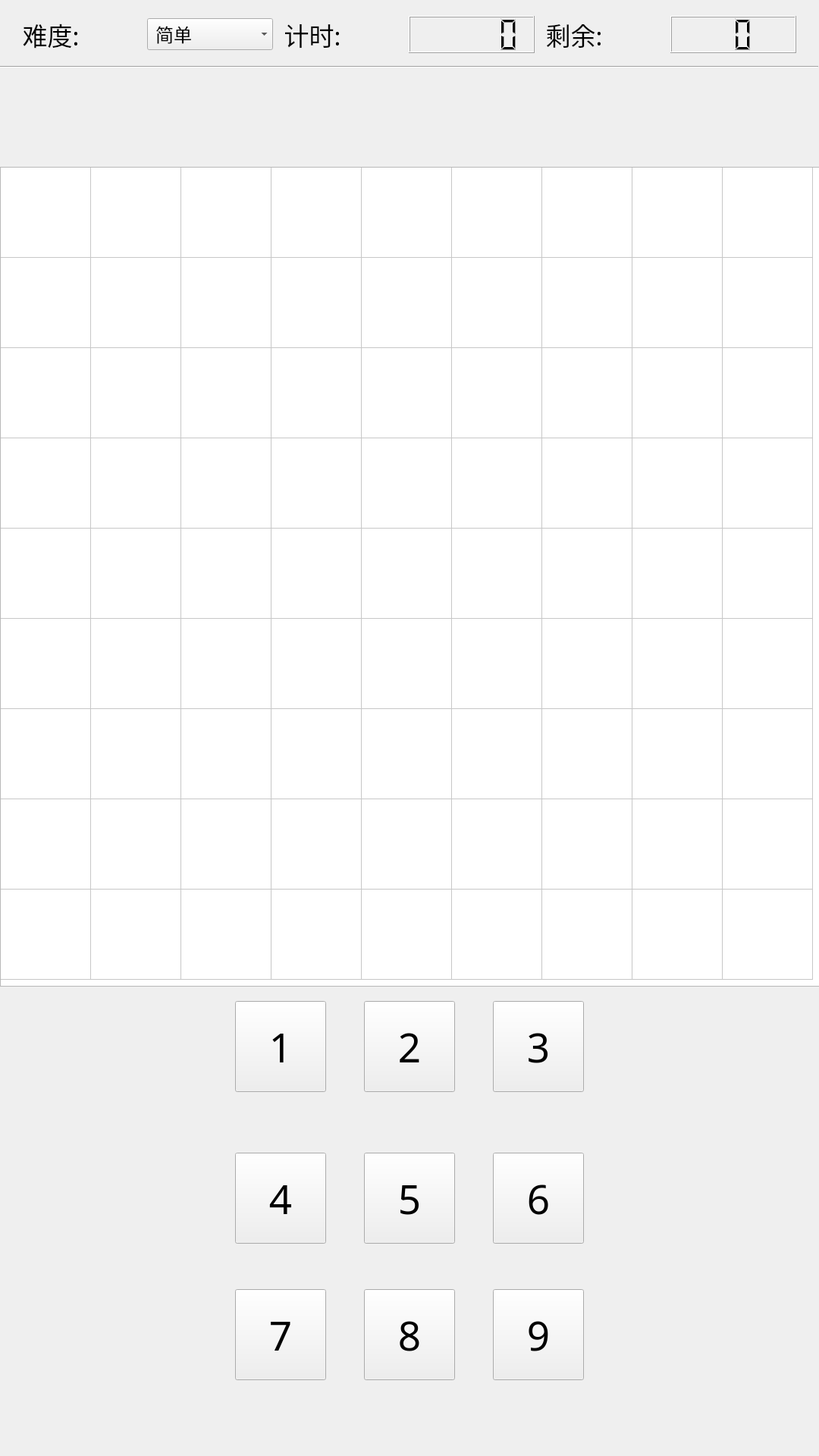
<?xml version="1.0" encoding="UTF-8"?>
<ui version="4.0">
 <class>MainWindow</class>
 <widget class="QMainWindow" name="MainWindow">
  <property name="geometry">
   <rect>
    <x>0</x>
    <y>0</y>
    <width>1080</width>
    <height>1920</height>
   </rect>
  </property>
  <property name="font">
   <font>
    <pointsize>13</pointsize>
    <weight>50</weight>
    <bold>false</bold>
   </font>
  </property>
  <property name="windowTitle">
   <string>Sudoku</string>
  </property>
  <widget class="QWidget" name="centralWidget">
   <widget class="QTableWidget" name="tableWidget">
    <property name="geometry">
     <rect>
      <x>0</x>
      <y>220</y>
      <width>1081</width>
      <height>1081</height>
     </rect>
    </property>
    <property name="alternatingRowColors">
     <bool>false</bool>
    </property>
    <property name="rowCount">
     <number>9</number>
    </property>
    <property name="columnCount">
     <number>9</number>
    </property>
    <attribute name="horizontalHeaderVisible">
     <bool>false</bool>
    </attribute>
    <attribute name="horizontalHeaderDefaultSectionSize">
     <number>119</number>
    </attribute>
    <attribute name="horizontalHeaderMinimumSectionSize">
     <number>28</number>
    </attribute>
    <attribute name="verticalHeaderVisible">
     <bool>false</bool>
    </attribute>
    <attribute name="verticalHeaderDefaultSectionSize">
     <number>119</number>
    </attribute>
    <row/>
    <row/>
    <row/>
    <row/>
    <row/>
    <row/>
    <row/>
    <row/>
    <row/>
    <column/>
    <column/>
    <column/>
    <column/>
    <column/>
    <column/>
    <column/>
    <column/>
    <column/>
    <item row="1" column="0">
     <property name="text">
      <string/>
     </property>
    </item>
   </widget>
   <widget class="QPushButton" name="newGameButton">
    <property name="geometry">
     <rect>
      <x>10</x>
      <y>100</y>
      <width>100</width>
      <height>100</height>
     </rect>
    </property>
    <property name="focusPolicy">
     <enum>Qt::WheelFocus</enum>
    </property>
    <property name="toolTip">
     <string/>
    </property>
    <property name="text">
     <string/>
    </property>
    <property name="icon">
     <iconset theme=":/NewGameIcon" resource="res.qrc">
      <normaloff>:/NewGameIcon</normaloff>
      <disabledoff>:/NewGameIcon</disabledoff>:/NewGameIcon</iconset>
    </property>
    <property name="iconSize">
     <size>
      <width>90</width>
      <height>90</height>
     </size>
    </property>
    <property name="default">
     <bool>false</bool>
    </property>
    <property name="flat">
     <bool>true</bool>
    </property>
   </widget>
   <widget class="QPushButton" name="clearButton">
    <property name="geometry">
     <rect>
      <x>290</x>
      <y>100</y>
      <width>100</width>
      <height>100</height>
     </rect>
    </property>
    <property name="text">
     <string/>
    </property>
    <property name="icon">
     <iconset resource="res.qrc">
      <normaloff>:/ClearIcon</normaloff>:/ClearIcon</iconset>
    </property>
    <property name="iconSize">
     <size>
      <width>90</width>
      <height>90</height>
     </size>
    </property>
    <property name="default">
     <bool>false</bool>
    </property>
    <property name="flat">
     <bool>true</bool>
    </property>
   </widget>
   <widget class="QPushButton" name="hintButton">
    <property name="geometry">
     <rect>
      <x>560</x>
      <y>100</y>
      <width>100</width>
      <height>100</height>
     </rect>
    </property>
    <property name="text">
     <string/>
    </property>
    <property name="icon">
     <iconset resource="res.qrc">
      <normaloff>:/HintIcon</normaloff>:/HintIcon</iconset>
    </property>
    <property name="iconSize">
     <size>
      <width>90</width>
      <height>90</height>
     </size>
    </property>
    <property name="default">
     <bool>false</bool>
    </property>
    <property name="flat">
     <bool>true</bool>
    </property>
   </widget>
   <widget class="QPushButton" name="checkAnsButton">
    <property name="geometry">
     <rect>
      <x>700</x>
      <y>100</y>
      <width>100</width>
      <height>100</height>
     </rect>
    </property>
    <property name="text">
     <string/>
    </property>
    <property name="icon">
     <iconset resource="res.qrc">
      <normaloff>:/CheckAnsIcon</normaloff>:/CheckAnsIcon</iconset>
    </property>
    <property name="iconSize">
     <size>
      <width>90</width>
      <height>90</height>
     </size>
    </property>
    <property name="default">
     <bool>false</bool>
    </property>
    <property name="flat">
     <bool>true</bool>
    </property>
   </widget>
   <widget class="Line" name="line">
    <property name="geometry">
     <rect>
      <x>0</x>
      <y>80</y>
      <width>1079</width>
      <height>16</height>
     </rect>
    </property>
    <property name="orientation">
     <enum>Qt::Horizontal</enum>
    </property>
   </widget>
   <widget class="QPushButton" name="helpButton">
    <property name="geometry">
     <rect>
      <x>830</x>
      <y>100</y>
      <width>100</width>
      <height>100</height>
     </rect>
    </property>
    <property name="text">
     <string/>
    </property>
    <property name="icon">
     <iconset resource="res.qrc">
      <normaloff>:/HelpIcon</normaloff>:/HelpIcon</iconset>
    </property>
    <property name="iconSize">
     <size>
      <width>90</width>
      <height>90</height>
     </size>
    </property>
    <property name="default">
     <bool>false</bool>
    </property>
    <property name="flat">
     <bool>true</bool>
    </property>
   </widget>
   <widget class="QPushButton" name="aboutButton">
    <property name="geometry">
     <rect>
      <x>950</x>
      <y>100</y>
      <width>100</width>
      <height>100</height>
     </rect>
    </property>
    <property name="text">
     <string/>
    </property>
    <property name="icon">
     <iconset resource="res.qrc">
      <normaloff>:/AboutIcon</normaloff>:/AboutIcon</iconset>
    </property>
    <property name="iconSize">
     <size>
      <width>90</width>
      <height>90</height>
     </size>
    </property>
    <property name="default">
     <bool>false</bool>
    </property>
    <property name="flat">
     <bool>true</bool>
    </property>
   </widget>
   <widget class="QPushButton" name="pauseButton">
    <property name="geometry">
     <rect>
      <x>150</x>
      <y>100</y>
      <width>100</width>
      <height>100</height>
     </rect>
    </property>
    <property name="focusPolicy">
     <enum>Qt::WheelFocus</enum>
    </property>
    <property name="toolTip">
     <string/>
    </property>
    <property name="text">
     <string/>
    </property>
    <property name="icon">
     <iconset resource="res.qrc">
      <normaloff>:/PauseIcon</normaloff>:/PauseIcon</iconset>
    </property>
    <property name="iconSize">
     <size>
      <width>90</width>
      <height>90</height>
     </size>
    </property>
    <property name="default">
     <bool>false</bool>
    </property>
    <property name="flat">
     <bool>true</bool>
    </property>
   </widget>
   <widget class="QPushButton" name="eyeButton">
    <property name="geometry">
     <rect>
      <x>420</x>
      <y>100</y>
      <width>100</width>
      <height>100</height>
     </rect>
    </property>
    <property name="focusPolicy">
     <enum>Qt::WheelFocus</enum>
    </property>
    <property name="toolTip">
     <string/>
    </property>
    <property name="text">
     <string/>
    </property>
    <property name="icon">
     <iconset>
      <normaloff>res/EyeOn Icon.png</normaloff>res/EyeOn Icon.png</iconset>
    </property>
    <property name="iconSize">
     <size>
      <width>90</width>
      <height>90</height>
     </size>
    </property>
    <property name="default">
     <bool>false</bool>
    </property>
    <property name="flat">
     <bool>true</bool>
    </property>
   </widget>
   <widget class="QPushButton" name="numButton_1">
    <property name="geometry">
     <rect>
      <x>310</x>
      <y>1320</y>
      <width>120</width>
      <height>120</height>
     </rect>
    </property>
    <property name="font">
     <font>
      <family>等线</family>
      <pointsize>40</pointsize>
      <weight>50</weight>
      <bold>false</bold>
     </font>
    </property>
    <property name="text">
     <string>1</string>
    </property>
   </widget>
   <widget class="QPushButton" name="numButton_2">
    <property name="geometry">
     <rect>
      <x>480</x>
      <y>1320</y>
      <width>120</width>
      <height>120</height>
     </rect>
    </property>
    <property name="font">
     <font>
      <family>等线</family>
      <pointsize>40</pointsize>
      <weight>50</weight>
      <bold>false</bold>
     </font>
    </property>
    <property name="text">
     <string>2</string>
    </property>
   </widget>
   <widget class="QPushButton" name="numButton_3">
    <property name="geometry">
     <rect>
      <x>650</x>
      <y>1320</y>
      <width>120</width>
      <height>120</height>
     </rect>
    </property>
    <property name="font">
     <font>
      <family>等线</family>
      <pointsize>40</pointsize>
      <weight>50</weight>
      <bold>false</bold>
     </font>
    </property>
    <property name="text">
     <string>3</string>
    </property>
   </widget>
   <widget class="QPushButton" name="numButton_4">
    <property name="geometry">
     <rect>
      <x>310</x>
      <y>1520</y>
      <width>120</width>
      <height>120</height>
     </rect>
    </property>
    <property name="font">
     <font>
      <family>等线</family>
      <pointsize>40</pointsize>
      <weight>50</weight>
      <bold>false</bold>
     </font>
    </property>
    <property name="text">
     <string>4</string>
    </property>
   </widget>
   <widget class="QPushButton" name="numButton_5">
    <property name="geometry">
     <rect>
      <x>480</x>
      <y>1520</y>
      <width>120</width>
      <height>120</height>
     </rect>
    </property>
    <property name="font">
     <font>
      <family>等线</family>
      <pointsize>40</pointsize>
      <weight>50</weight>
      <bold>false</bold>
     </font>
    </property>
    <property name="text">
     <string>5</string>
    </property>
   </widget>
   <widget class="QPushButton" name="numButton_6">
    <property name="geometry">
     <rect>
      <x>650</x>
      <y>1520</y>
      <width>120</width>
      <height>120</height>
     </rect>
    </property>
    <property name="font">
     <font>
      <family>等线</family>
      <pointsize>40</pointsize>
      <weight>50</weight>
      <bold>false</bold>
     </font>
    </property>
    <property name="text">
     <string>6</string>
    </property>
   </widget>
   <widget class="QPushButton" name="numButton_7">
    <property name="geometry">
     <rect>
      <x>310</x>
      <y>1700</y>
      <width>120</width>
      <height>120</height>
     </rect>
    </property>
    <property name="font">
     <font>
      <family>等线</family>
      <pointsize>40</pointsize>
      <weight>50</weight>
      <bold>false</bold>
     </font>
    </property>
    <property name="text">
     <string>7</string>
    </property>
   </widget>
   <widget class="QPushButton" name="numButton_8">
    <property name="geometry">
     <rect>
      <x>480</x>
      <y>1700</y>
      <width>120</width>
      <height>120</height>
     </rect>
    </property>
    <property name="font">
     <font>
      <family>等线</family>
      <pointsize>40</pointsize>
      <weight>50</weight>
      <bold>false</bold>
     </font>
    </property>
    <property name="text">
     <string>8</string>
    </property>
   </widget>
   <widget class="QPushButton" name="numButton_9">
    <property name="geometry">
     <rect>
      <x>650</x>
      <y>1700</y>
      <width>120</width>
      <height>120</height>
     </rect>
    </property>
    <property name="font">
     <font>
      <family>等线</family>
      <pointsize>40</pointsize>
      <weight>50</weight>
      <bold>false</bold>
     </font>
    </property>
    <property name="text">
     <string>9</string>
    </property>
   </widget>
   <widget class="QWidget" name="">
    <property name="geometry">
     <rect>
      <x>10</x>
      <y>10</y>
      <width>1051</width>
      <height>71</height>
     </rect>
    </property>
    <layout class="QHBoxLayout" name="horizontalLayout">
     <item>
      <widget class="QLabel" name="label">
       <property name="font">
        <font>
         <family>方正悠黑简体_细</family>
         <pointsize>25</pointsize>
        </font>
       </property>
       <property name="text">
        <string> 难度:</string>
       </property>
      </widget>
     </item>
     <item>
      <widget class="QComboBox" name="comboBox">
       <property name="font">
        <font>
         <family>黑体</family>
         <pointsize>18</pointsize>
        </font>
       </property>
       <property name="layoutDirection">
        <enum>Qt::LeftToRight</enum>
       </property>
       <property name="sizeAdjustPolicy">
        <enum>QComboBox::AdjustToContentsOnFirstShow</enum>
       </property>
       <property name="iconSize">
        <size>
         <width>25</width>
         <height>25</height>
        </size>
       </property>
       <item>
        <property name="text">
         <string> 简单</string>
        </property>
        <property name="icon">
         <iconset resource="res.qrc">
          <normaloff>:/GreenDot</normaloff>
          <disabledoff>:/GreenDot</disabledoff>:/GreenDot</iconset>
        </property>
       </item>
       <item>
        <property name="text">
         <string> 普通</string>
        </property>
        <property name="icon">
         <iconset resource="res.qrc">
          <normaloff>:/YellowDot</normaloff>
          <disabledoff>:/YellowDot</disabledoff>:/YellowDot</iconset>
        </property>
       </item>
       <item>
        <property name="text">
         <string> 困难</string>
        </property>
        <property name="icon">
         <iconset resource="res.qrc">
          <normaloff>:/RedDot</normaloff>
          <disabledoff>:/RedDot</disabledoff>:/RedDot</iconset>
        </property>
       </item>
      </widget>
     </item>
     <item>
      <widget class="QLabel" name="label_2">
       <property name="font">
        <font>
         <family>方正悠黑简体_细</family>
         <pointsize>25</pointsize>
        </font>
       </property>
       <property name="text">
        <string> 计时:</string>
       </property>
      </widget>
     </item>
     <item>
      <widget class="QLCDNumber" name="timerLCD">
       <property name="digitCount">
        <number>5</number>
       </property>
      </widget>
     </item>
     <item>
      <widget class="QLabel" name="label_5">
       <property name="font">
        <font>
         <family>方正悠黑简体_细</family>
         <pointsize>25</pointsize>
        </font>
       </property>
       <property name="text">
        <string> 剩余:</string>
       </property>
      </widget>
     </item>
     <item>
      <widget class="QLCDNumber" name="countLCD">
       <property name="font">
        <font>
         <weight>50</weight>
         <bold>false</bold>
        </font>
       </property>
       <property name="autoFillBackground">
        <bool>false</bool>
       </property>
       <property name="digitCount">
        <number>2</number>
       </property>
      </widget>
     </item>
    </layout>
   </widget>
  </widget>
 </widget>
 <layoutdefault spacing="6" margin="11"/>
 <resources>
  <include location="res.qrc"/>
 </resources>
 <connections/>
</ui>
